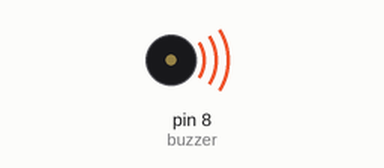
The sketch below on a simulated Arduino Uno, built with avr-gcc and run on an emulated ATmega328P. Shown: buzzer (waves = sounding).

Above: at 0.1 s.
Timing chart, 0 to 40.0 s (numbered marks = the images above):
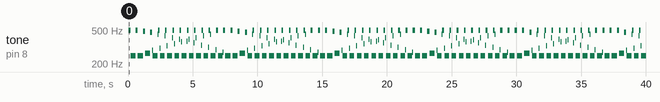

The sketch:

code8.ino
```cpp
int buzzer=8;//set IO 10 to buzzer
int i = 0;
void setup()
{
pinMode(buzzer,OUTPUT);//Set the digital IO foot mode, OUTPUT for output
}
void loop()
{
    for(i=0;i<80;i++)//Output a frequency of sound
    {
      digitalWrite(buzzer,HIGH);//sound
      delay(1);
      digitalWrite(buzzer,LOW);//no sound
      delay(1);
    }
    for(i=0;i<100;i++)//Output another frequency of sound
    {
      digitalWrite(buzzer,HIGH);//sound
      delay(2);
      digitalWrite(buzzer,LOW);//no sound
      delay(2);
    }
}
```

Measured:
- by itself, tone on pin 8 (buzzer): plays 496 Hz for 0.16 s, 249 Hz for 0.40 s, 496 Hz for 0.16 s, 249 Hz for 0.40 s, 483 Hz for 0.16 s, 268 Hz for 0.40 s … (242 notes in this stretch)
